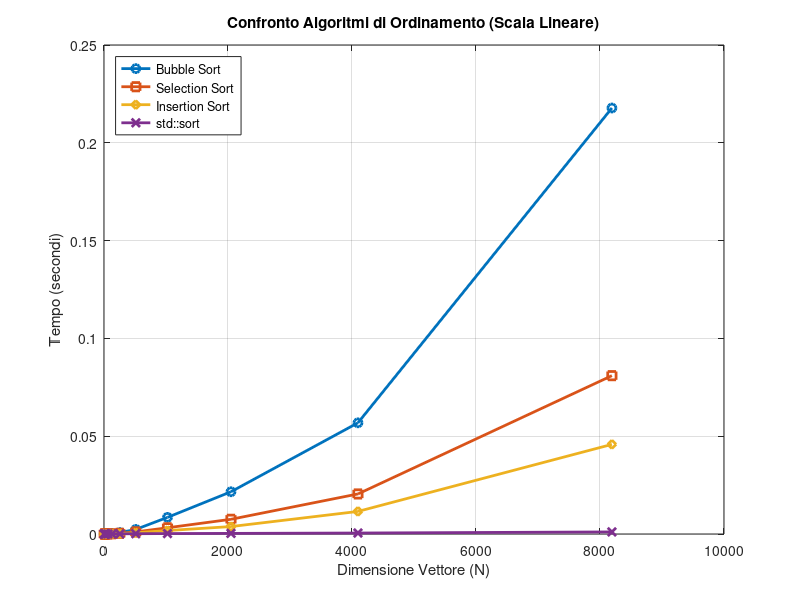

MATLAB code to generate this figure:
%dimensione del vettore
% Dati estratti dalla tua tabella
N = [4, 8, 16, 32, 64, 128, 256, 512, 1024, 2048, 4096, 8192];

% Tempi in secondi
bubble = [1e-6, 1e-6, 3e-6, 11e-6, 42e-6, 154e-6, 732e-6, 0.002335, 0.008512, 0.021597, 0.056843, 0.217786];
selection = [1e-6, 1e-6, 3e-6, 8e-6, 27e-6, 117e-6, 356e-6, 0.001083, 0.003184, 0.007520, 0.020474, 0.080950];
insertion = [0, 1e-6, 1e-6, 4e-6, 12e-6, 46e-6, 167e-6, 0.000622, 0.001767, 0.003803, 0.011539, 0.045814];
std_sort = [2e-6, 1e-6, 2e-6, 6e-6, 14e-6, 30e-6, 86e-6, 0.000143, 0.000227, 0.000314, 0.000502, 0.001064];

figure(1);
plot(N, bubble, '-o', 'LineWidth', 2); hold on;
plot(N, selection, '-s', 'LineWidth', 2);
plot(N, insertion, '-d', 'LineWidth', 2);
plot(N, std_sort, '-x', 'LineWidth', 2);
grid on;
xlabel('Dimensione Vettore (N)');
ylabel('Tempo (secondi)');
title('Confronto Algoritmi di Ordinamento (Scala Lineare)');
legend('Bubble Sort', 'Selection Sort', 'Insertion Sort', 'std::sort', 'Location', 'northwest');
